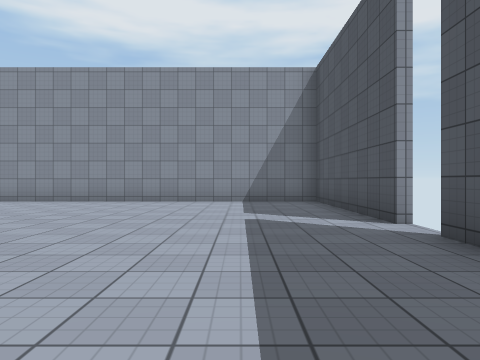
view 1 (above)

15 first-person views from a walk through a 3-D level made in the Unity game engine. The camera is 1.2 m above the floor, looks level and sees 70° across. The floor is counted in squares, 2 m on a side. Each view is taken from the middle of a square. On the plan, view 1 faces up. The plan holds only what a view shows up to about 10 squares ahead; the rest is blank. The place goes on beyond the plan. Surface patterns are stand-ins for the level's own textures.

view 2
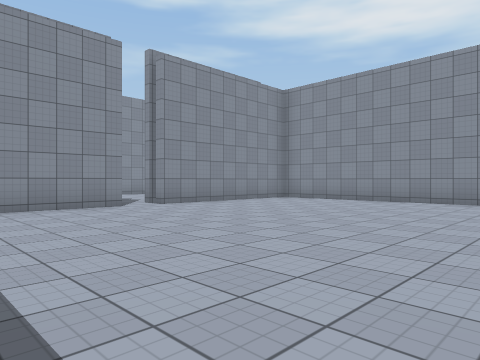

view 3
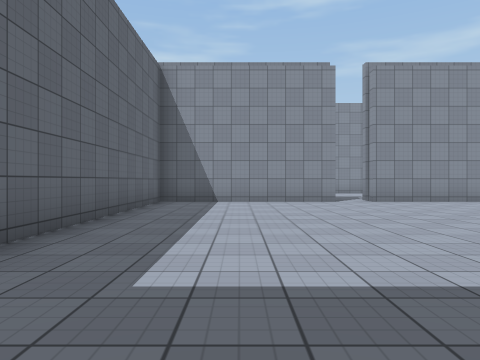

view 4
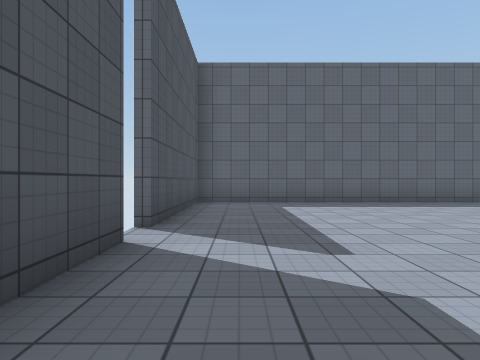

view 5
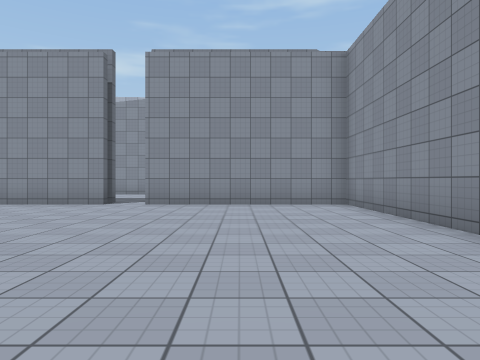

view 6
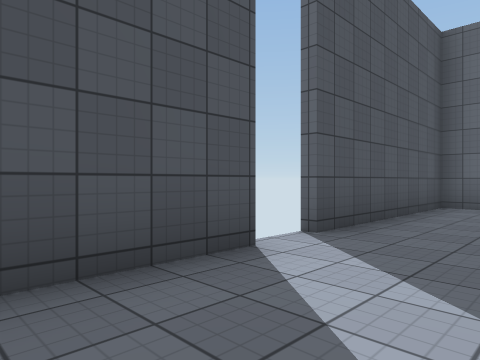

view 7
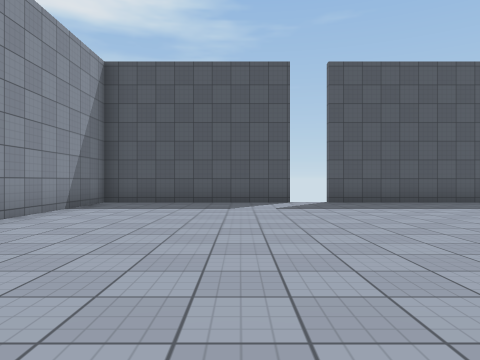

view 8
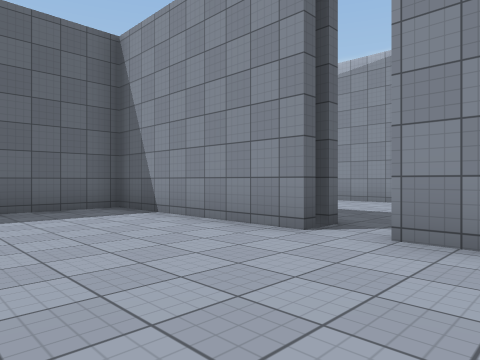

view 9
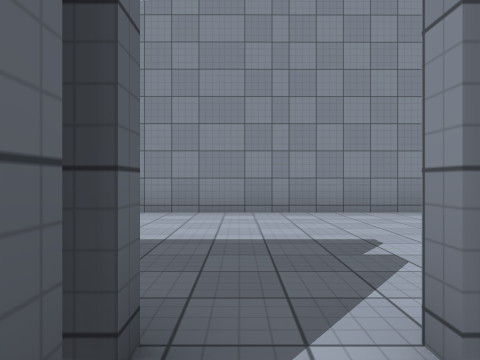

view 10
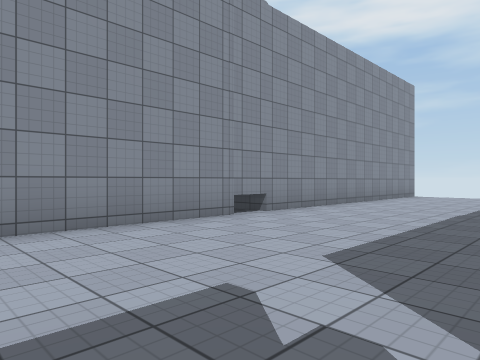

view 11
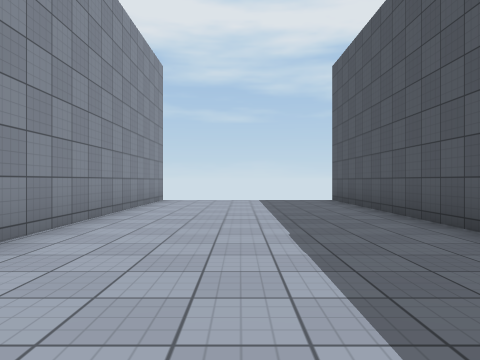

view 12
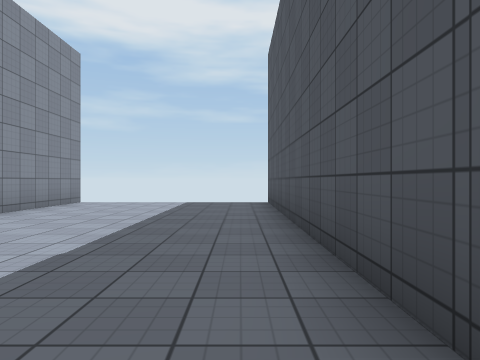

view 13
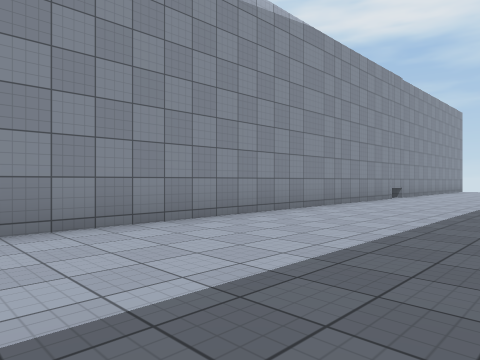

view 14
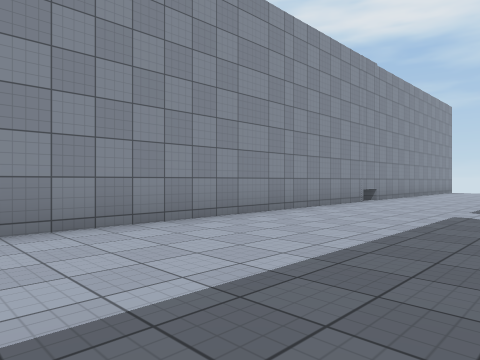

view 15
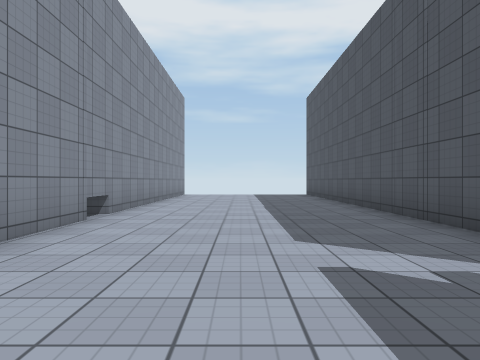

### Floor plan
Points are (right, up) in squares from view 1. A wall is a line through its corners. A room is listed if a view was taken in it or the views show most of it. See-through windows are left out.
Room 1 (views 1, 2, 3, 4, 5, 6, 7, 8, 9)
walls: (-7.5, 3.6) (-7.5, -1.2) (2.1, -1.2) (2.1, 3.8); (2.1, 4.6) (2.1, 9.6) (-7.5, 9.6) (-7.5, 4.7)
ways out: opening at (-8, 4) to room 2
Room 2 (views 10, 11, 12, 13, 14, 15)
walls: (-8.2, 3.6) (-7.5, 3.6); (-7.5, 4.7) (-8.4, 4.7); (-8.2, 6.9) (-8.2, 17.2); (-13.3, 17.2) (-13.3, -2.3)
low walls: (-13.2, 9) (-14.2, 9)
ways out: opening at (-8, 4) to room 1; gap at (-14, 17); gap at (-8, 17)

Positions as (right, up) in squares from view 1, and headings:
1: (0, 0), facing up
2: (0, 0), facing up-left
3: (2, 1), facing left
4: (1, 8), facing down
5: (1, 7), facing left
6: (0, 7), facing down-right
7: (-7, 6), facing right
8: (-4, 6), facing down-left
9: (-7, 4), facing left
10: (-9, 4), facing up-left
11: (-11, 7), facing up
12: (-9, 8), facing up
13: (-9, -3), facing up-left
14: (-9, -1), facing up-left
15: (-11, 3), facing up
